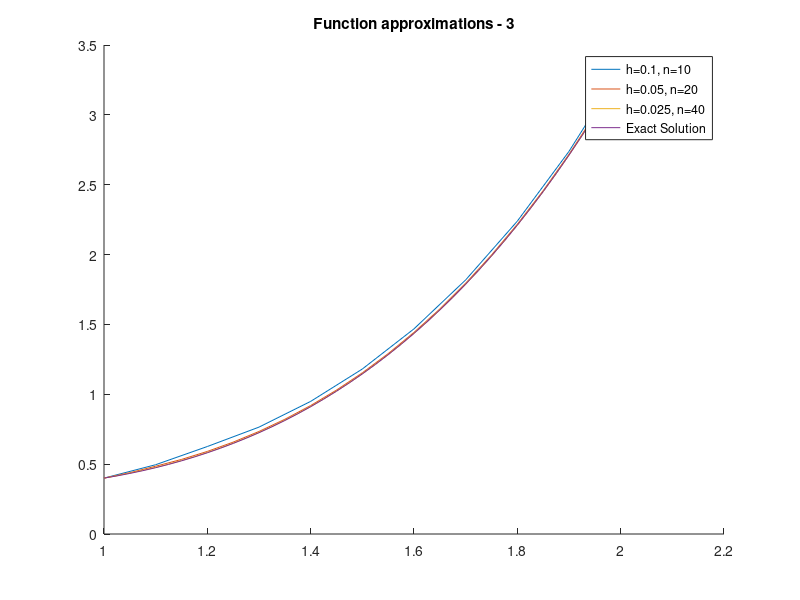
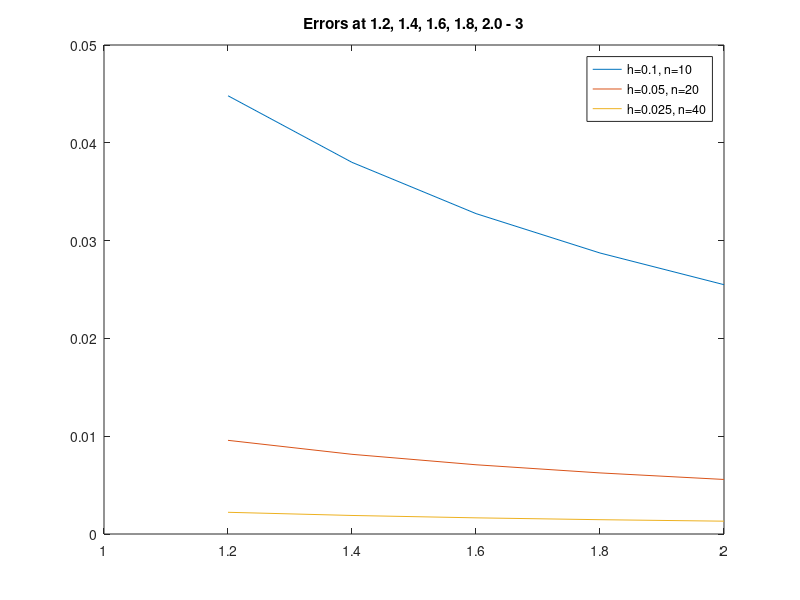

Here is the MATLAB script that generated these plots, in order:
fun = @(t,y) t.^3 - y./t;
ysoln = @(t) t.^4./5 + 1./(5.*t);
y_init = 2./5;

s=3;
hs=[0.1 0.05 0.025];
n_maxs=[10 20 40];
A = [1./2 0; -1 2];
b = [1./6 2./3 1./6];
c = [0 1./2 1];
yn0 = y_init;
k_hist = fun(1, yn0);
tn=1;
tn_history = tn;
yn_history = yn0;
critical_errors = [];
figure;
hold on;

for iter_num=1:3
    h = hs(iter_num);
    n_max = n_maxs(iter_num);
    errors_temp = [];
    yn0 = y_init;
    k_hist = fun(1, yn0);
    tn=1;
    tn_history = tn;
    yn_history = yn0;
    % get first 2 values using ERK
    for n=1:2
        tn=tn+h;
        k_hist = fun(tn,yn0);
        for i=1:s-1
            yni = yn0 + h.*sum(A(i,1:i).*k_hist(1:i));
            k_hist = [k_hist fun(tn+h.*c(i), yni)];
        end
        yn0 = yn0 + h.*sum(b.*k_hist);
        tn_history = [tn_history tn];
        yn_history = [yn_history yn0];
        if abs(tn-1.2)<=0.0001 || abs(tn-1.4)<=0.0001 || abs(tn-1.6)<=0.0001 || abs(tn-1.8)<=0.0001 || abs(tn-2)<=0.0001
            errors_temp = [errors_temp abs(yn0-ysoln(tn))];
        end
    end
    for iter=3:n_max
        tn=tn+h;
        tn2 = tn-h;
        tn1 = tn2-h;
        tn0 = tn1-h;
        yn2 = yn_history(iter);
        yn1 = yn_history(iter-1);
        yn0 = yn_history(iter-2);
        yn = yn2 + h.*(23./12.*fun(tn2,yn2) - 4./3.*fun(tn1,yn1) + 5./12.*fun(tn0,yn0));
        yn_history = [yn_history yn];
        tn_history = [tn_history tn];
        if abs(tn-1.2)<=0.0001 || abs(tn-1.4)<=0.0001 || abs(tn-1.6)<=0.0001 || abs(tn-1.8)<=0.0001 || abs(tn-2)<=0.0001
            errors_temp = [errors_temp abs(yn-ysoln(tn))];
        end
    end
    critical_errors = [critical_errors; errors_temp];
    plot(tn_history, yn_history);
    hold on;
end

yn_exact = ysoln(tn_history);
plot(tn_history, yn_exact);
legend("h=0.1, n=10","h=0.05, n=20","h=0.025, n=40", "Exact Solution");
title("Function approximations - 3");
hold off;

figure;
plot([1.2 1.4 1.6 1.8 2], critical_errors(1,:));
hold on;
plot([1.2 1.4 1.6 1.8 2], critical_errors(2,:));
plot([1.2 1.4 1.6 1.8 2], critical_errors(3,:));
legend("h=0.1, n=10","h=0.05, n=20","h=0.025, n=40");
title("Errors at 1.2, 1.4, 1.6, 1.8, 2.0 - 3");